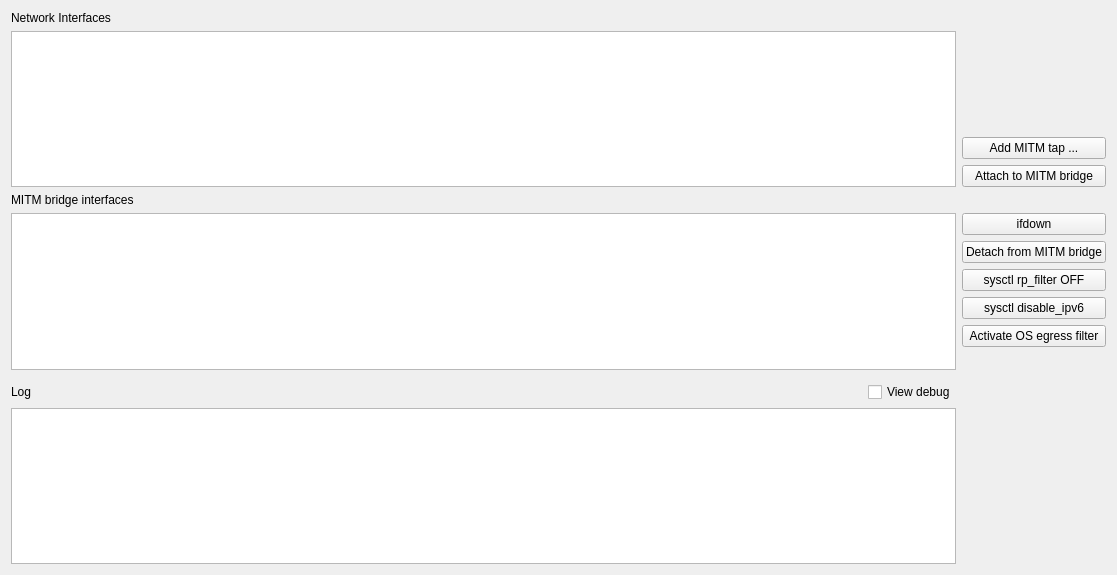
<?xml version="1.0" encoding="UTF-8"?>
<ui version="4.0">
 <class>Form</class>
 <widget class="QWidget" name="Form">
  <property name="geometry">
   <rect>
    <x>0</x>
    <y>0</y>
    <width>1117</width>
    <height>575</height>
   </rect>
  </property>
  <property name="windowTitle">
   <string>Switch</string>
  </property>
  <layout class="QGridLayout" name="gridLayout">
   <item row="2" column="1">
    <layout class="QVBoxLayout" name="verticalLayout_5">
     <item>
      <spacer name="verticalSpacer">
       <property name="orientation">
        <enum>Qt::Vertical</enum>
       </property>
       <property name="sizeHint" stdset="0">
        <size>
         <width>20</width>
         <height>40</height>
        </size>
       </property>
      </spacer>
     </item>
     <item>
      <widget class="QPushButton" name="pushButton_2">
       <property name="text">
        <string>Add MITM tap ...</string>
       </property>
      </widget>
     </item>
     <item>
      <widget class="QPushButton" name="pushButton">
       <property name="text">
        <string>Attach to MITM bridge</string>
       </property>
      </widget>
     </item>
    </layout>
   </item>
   <item row="1" column="0">
    <widget class="QLabel" name="label">
     <property name="text">
      <string>Network Interfaces</string>
     </property>
    </widget>
   </item>
   <item row="4" column="0">
    <layout class="QVBoxLayout" name="verticalLayout_9">
     <item>
      <layout class="QHBoxLayout" name="horizontalLayout_2">
       <item>
        <widget class="QTableView" name="tableView_2"/>
       </item>
      </layout>
     </item>
    </layout>
   </item>
   <item row="3" column="0">
    <widget class="QLabel" name="label_2">
     <property name="text">
      <string>MITM bridge interfaces</string>
     </property>
    </widget>
   </item>
   <item row="2" column="0">
    <layout class="QVBoxLayout" name="verticalLayout_8">
     <item>
      <layout class="QHBoxLayout" name="horizontalLayout">
       <item>
        <widget class="QTableView" name="tableView"/>
       </item>
      </layout>
     </item>
    </layout>
   </item>
   <item row="7" column="0">
    <widget class="QListWidget" name="listWidget"/>
   </item>
   <item row="6" column="0">
    <layout class="QHBoxLayout" name="horizontalLayout_3">
     <item>
      <widget class="QLabel" name="label_3">
       <property name="text">
        <string>Log</string>
       </property>
      </widget>
     </item>
     <item>
      <spacer name="horizontalSpacer">
       <property name="orientation">
        <enum>Qt::Horizontal</enum>
       </property>
       <property name="sizeHint" stdset="0">
        <size>
         <width>40</width>
         <height>20</height>
        </size>
       </property>
      </spacer>
     </item>
     <item>
      <widget class="QCheckBox" name="checkBox">
       <property name="text">
        <string>View debug</string>
       </property>
      </widget>
     </item>
    </layout>
   </item>
   <item row="4" column="1" rowspan="2">
    <layout class="QVBoxLayout" name="verticalLayout_10">
     <item>
      <widget class="QPushButton" name="pushButton_5">
       <property name="text">
        <string>ifdown</string>
       </property>
      </widget>
     </item>
     <item>
      <widget class="QPushButton" name="pushButton_4">
       <property name="text">
        <string>Detach from MITM bridge</string>
       </property>
      </widget>
     </item>
     <item>
      <widget class="QPushButton" name="pushButton_7">
       <property name="text">
        <string>sysctl rp_filter OFF</string>
       </property>
      </widget>
     </item>
     <item>
      <widget class="QPushButton" name="pushButton_3">
       <property name="text">
        <string>sysctl disable_ipv6</string>
       </property>
      </widget>
     </item>
     <item>
      <widget class="QPushButton" name="pushButton_8">
       <property name="text">
        <string>Activate OS egress filter</string>
       </property>
      </widget>
     </item>
     <item>
      <spacer name="verticalSpacer_2">
       <property name="orientation">
        <enum>Qt::Vertical</enum>
       </property>
       <property name="sizeHint" stdset="0">
        <size>
         <width>20</width>
         <height>40</height>
        </size>
       </property>
      </spacer>
     </item>
    </layout>
   </item>
  </layout>
 </widget>
 <resources/>
 <connections/>
</ui>
